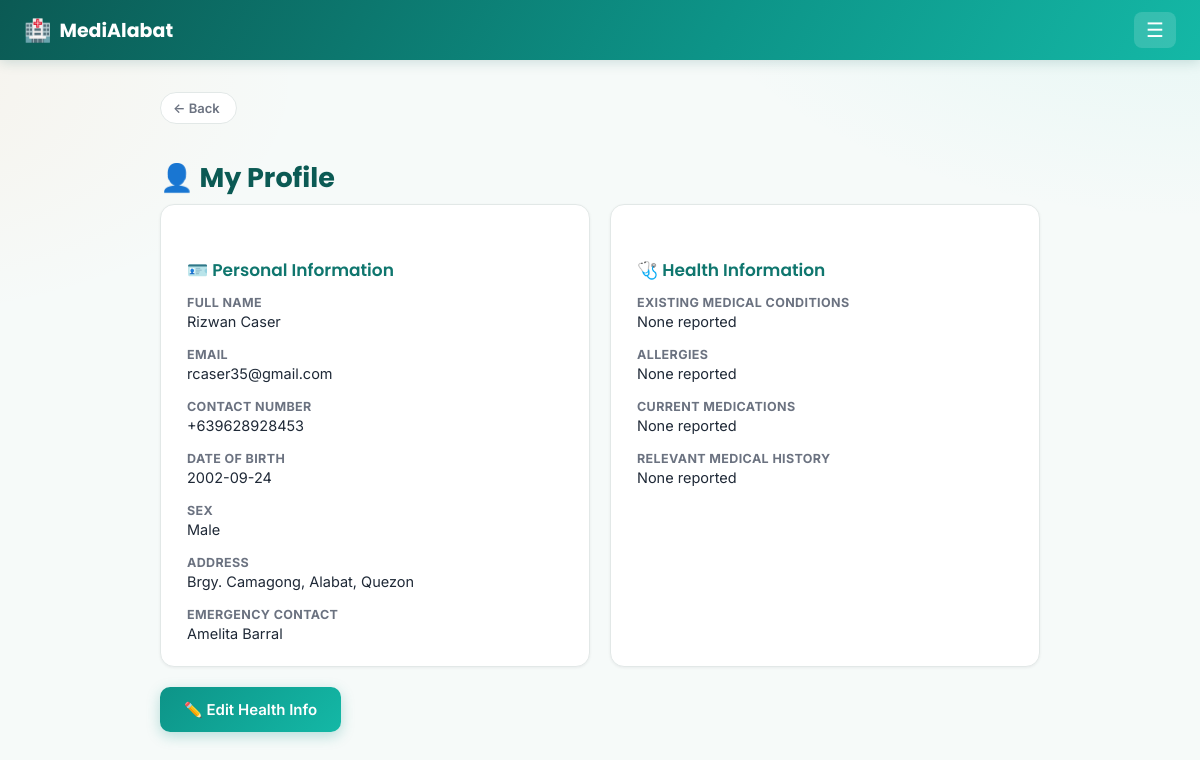
Screenshot of /profile (signed in) with the database file from the repository.
### tables this page shows
CREATE TABLE users (
    id INTEGER PRIMARY KEY AUTOINCREMENT,
    role TEXT NOT NULL CHECK(role IN ('patient', 'staff')),
    full_name TEXT NOT NULL,
    email TEXT UNIQUE NOT NULL,
    password_hash TEXT NOT NULL,
    contact_number TEXT,
    created_at TEXT DEFAULT CURRENT_TIMESTAMP
, first_name TEXT, middle_name TEXT, last_name TEXT, status TEXT NOT NULL DEFAULT 'active', reviewed_by INTEGER, reviewed_at TEXT);

CREATE TABLE patient_profiles (
    user_id INTEGER PRIMARY KEY REFERENCES users(id) ON DELETE CASCADE,
    date_of_birth TEXT,
    address TEXT,
    sex TEXT,
    emergency_contact TEXT,
    existing_conditions TEXT,
    allergies TEXT,
    medications TEXT,
    medical_history TEXT
, emergency_contact_name TEXT, emergency_contact_relation TEXT, emergency_contact_number TEXT);

### app.py (the view)
@app.route("/profile")
@login_required(role="patient")
def patient_profile(user):
    conn = get_db()
    profile = conn.execute(
        "SELECT * FROM patient_profiles WHERE user_id = ?", (user["id"],)
    ).fetchone()
    conn.close()
    return render_template("patient/profile.html", profile=profile)

### app.py (called while the page is built)
def current_user():
    if "user_id" not in session:
        return None
    conn = get_db()
    user = conn.execute("SELECT * FROM users WHERE id = ?", (session["user_id"],)).fetchone()
    conn.close()
    return user

def current_lang():
    return session.get("lang", DEFAULT_LANG)

@app.context_processor
def inject_globals():
    lang = current_lang()
    def fdate(d):
        """'October 8, 2026' / 'Oktubre 8, 2026' — month name follows the active language."""
        return f"{_t('month.' + str(d.month), lang=lang)} {d.day}, {d.year}"
    def fdatetime(value):
        """Format a stored 'YYYY-MM-DD HH:MM' string; returns '' for empty/unparseable values."""
        try:
            dt = datetime.strptime(value, "%Y-%m-%d %H:%M")
        except (TypeError, ValueError):
            return ""
        hour12 = dt.hour % 12 or 12
        return f"{fdate(dt.date())} · {hour12}:{dt.minute:02d} {'AM' if dt.hour < 12 else 'PM'}"
    return {
        "current_user": current_user(),
        "current_lang": lang,
        "t": lambda key, **kwargs: _t(key, lang=lang, **kwargs),
        "fdate": fdate,
        "fdatetime": fdatetime,
    }

def login_required(role=None):
    def decorator(view):
        @functools.wraps(view)
        def wrapped(*args, **kwargs):
            user = current_user()
            if user is None:
                return redirect(url_for("login"))
            if user["role"] == "staff" and user["status"] != "active":
                session.clear()                    # an unapproved / rejected staff account must never get in
                return redirect(url_for("login"))
            if role and user["role"] != role:
                abort(403)
            return view(user, *args, **kwargs)
        return wrapped
    return decorator

### db.py (called while the page is built)
def get_db():
    conn = sqlite3.connect(DB_PATH)
    conn.row_factory = sqlite3.Row
    conn.execute("PRAGMA foreign_keys = ON")
    return conn

### translations.py (called while the page is built)
def t(key, lang="en", **kwargs):
    entry = TRANSLATIONS.get(key)
    if not entry:
        return key
    text = entry.get(lang) or entry.get(DEFAULT_LANG) or key
    if kwargs:
        try:
            text = text.format(**kwargs)
        except (KeyError, IndexError):
            pass
    return text

### templates/patient/profile.html (shortened to what this page needs)
{% extends "base.html" %}
{% block content %}
<h1 class="fade-in">👤 {{ t('profile.title') }}</h1>
<div class="two-col">
    <div class="card fade-in">
        <h2>🪪 {{ t('profile.personal_info') }}</h2>
        <dl class="detail-list">
            <dt>{{ t('auth.full_name') }}</dt><dd>{{ current_user.full_name }}</dd>
            <dt>{{ t('auth.email_only') }}</dt><dd>{{ current_user.email }}</dd>
            <dt>{{ t('auth.contact_number') }}</dt><dd>{{ current_user.contact_number }}</dd>
            <dt>{{ t('auth.dob') }}</dt><dd>{{ profile.date_of_birth }}</dd>
            <dt>{{ t('auth.sex') }}</dt><dd>{{ profile.sex }}</dd>
            <dt>{{ t('auth.address') }}</dt><dd>{{ profile.address }}</dd>
            {% if profile.emergency_contact_name or profile.emergency_contact_relation or profile.emergency_contact_number %}
            <dt>{{ t('profile.emergency_contact_name') }}</dt><dd>{{ profile.emergency_contact_name or t('profile.none_reported') }}</dd>
            <dt>{{ t('profile.emergency_contact_relation') }}</dt><dd>{{ profile.emergency_contact_relation or t('profile.none_reported') }}</dd>
            <dt>{{ t('profile.emergency_contact_number') }}</dt><dd>{{ profile.emergency_contact_number or t('profile.none_reported') }}</dd>
            {% else %}
            <dt>{{ t('profile.emergency_contact') }}</dt><dd>{{ profile.emergency_contact or t('profile.none_reported') }}</dd>
            {% endif %}
        </dl>
    </div>
    <div class="card fade-in">
        <h2>🩺 {{ t('profile.health_info') }}</h2>
        <dl class="detail-list">
            <dt>{{ t('profile.existing_conditions') }}</dt><dd>{{ profile.existing_conditions or t('profile.none_reported') }}</dd>
            <dt>{{ t('profile.allergies') }}</dt><dd>{{ profile.allergies or t('profile.none_reported') }}</dd>
            <dt>{{ t('profile.medications') }}</dt><dd>{{ profile.medications or t('profile.none_reported') }}</dd>
            <dt>{{ t('profile.medical_history') }}</dt><dd>{{ profile.medical_history or t('profile.none_reported') }}</dd>
        </dl>
    </div>
</div>
<a href="{{ url_for('patient_profile_edit') }}" class="btn-primary">✏️ {{ t('profile.edit_btn') }}</a>
{% endblock %}

### static/style.css (style rules this page uses)
:root { --primary: #0d9488; --primary-dark: #0f766e; --primary-darker: #0b5a54; --accent: #2dd4bf; --accent-warm: #fb923c; --bg: #f6faf9; --card-bg: #ffffff; --text: #1f2937; --muted: #6b7280; --danger: #dc2626; --border: #e2e8e7; --radius: 14px; --radius-lg: 20px; --shadow-sm: 0 1px 3px rgba(15, 23, 42, 0.06); --shadow-md: 0 8px 24px rgba(13, 148, 136, 0.10); --shadow-lg: 0 16px 40px rgba(13, 148, 136, 0.16); --heading: var(--primary-darker); --subheading: var(--primary-dark); --input-bg: #fbfdfd; --surface-faint: #edf2f1; --control-bg: #ffffff; --hero-gradient: linear-gradient(135deg, #0d9488 0%, #14b8a6 50%, #2dd4bf 100%); --nav-gradient: linear-gradient(120deg, #0b5a54, #0d9488 60%, #14b8a6); --btn-gradient: linear-gradient(135deg, #0d9488, #14b8a6); --btn-shadow: rgba(13, 148, 136, 0.28); --solid: #0d9488; --tint: #ecfdf9; --tint-strong: #d1fae5; --text-on-tint: #0b5a54; --ai-card-bg: linear-gradient(135deg, #ecfdf9, #fff7ed); --danger-tint: #fef2f2; --warn-tint: #fff7ed; --chip-pending-bg: #fef3c7; --chip-pending-fg: #92400e; --chip-approved-bg: #d1fae5; --chip-approved-fg: #065f46; --chip-resched-bg: #fed7aa; --chip-resched-fg: #9a3412; --flash-ok-bg: #d1fae5; --flash-ok-fg: #065f46; --flash-err-bg: #fee2e2; --flash-err-fg: #991b1b; --slot-open-fg: #065f46; --slot-blocked-bg: #fef2f2; --slot-blocked-border: #fecaca; --slot-blocked-fg: #991b1b; --slot-approved-bg: #ecfdf9; --sun: #dc2626; --sat: #2563eb; --am-bg: #fff7ed; --am-border: #fed7aa; --am-fg: #9a3412; --am-label: #b45309; --pm-bg: #eef2ff; --pm-border: #c7d2fe; --pm-fg: #3730a3; --pm-label: #4338ca; color-scheme: light; }
* { box-sizing: border-box; overflow-wrap: break-word; }
body { margin: 0; font-family: 'Inter', system-ui, -apple-system, sans-serif; transition: background-color 0.2s ease, color 0.2s ease; background: radial-gradient(900px 500px at 100% -10%, rgba(45, 212, 191, 0.10), transparent 60%), radial-gradient(700px 400px at -10% 10%, rgba(251, 146, 60, 0.07), transparent 60%), var(--bg); background-attachment: fixed; color: var(--text); -webkit-font-smoothing: antialiased; }
h1, h2, h3, .brand, .brand-lg { font-family: 'Poppins', 'Inter', system-ui, sans-serif; }
a { color: var(--primary); text-decoration: none; transition: color 0.15s ease; }
.fade-in { animation: fadeInUp 0.35s ease both; }
h1 { font-size: 27px; margin-bottom: 6px; font-weight: 700; color: var(--heading); }
h2 { font-size: 17px; margin-top: 30px; margin-bottom: 12px; color: var(--subheading); font-weight: 600; }
.card { background: var(--card-bg); border: 1px solid var(--border); border-radius: var(--radius); padding: 22px 26px; margin-bottom: 20px; box-shadow: var(--shadow-sm); transition: box-shadow 0.2s ease, transform 0.2s ease; }
.btn-primary { background: var(--btn-gradient); color: white; border: none; padding: 13px 24px; border-radius: 10px; font-size: 15px; font-weight: 600; display: inline-block; text-align: center; box-shadow: 0 4px 14px var(--btn-shadow); transition: transform 0.15s ease, box-shadow 0.15s ease; }
.detail-list { display: grid; grid-template-columns: 1fr; row-gap: 3px; margin: 0; }
.detail-list dt { color: var(--muted); font-size: 12.5px; font-weight: 700; text-transform: uppercase; letter-spacing: 0.03em; overflow-wrap: break-word; margin-top: 12px; }
.detail-list dt:first-of-type { margin-top: 0; }
.detail-list dd { margin: 0 0 2px; overflow-wrap: break-word; font-size: 14.5px; }
.two-col { display: grid; grid-template-columns: 1fr 1fr; gap: 20px; }

### rows the page displays
users: full_name "Rizwan Caser", email "rcaser35@gmail.com", contact_number "+639628928453"
patient_profiles: date_of_birth "2002-09-24", sex "Male", address "Brgy. Camagong, Alabat, Quezon", emergency_contact "Amelita Barral", existing_conditions "None reported", allergies "None reported", medications "None reported", medical_history "None reported"

### other values shown
{{ t('nav.back') }} "Back"
{{ t('profile.title') }} "My Profile"
{{ t('profile.personal_info') }} "Personal Information"
{{ t('auth.full_name') }} "FULL NAME"
{{ t('auth.email_only') }} "EMAIL"
{{ t('auth.contact_number') }} "CONTACT NUMBER"
{{ t('auth.dob') }} "DATE OF BIRTH"
{{ t('auth.sex') }} "SEX"
{{ t('auth.address') }} "ADDRESS"
{{ t('profile.emergency_contact') }} "EMERGENCY CONTACT"
{{ t('profile.health_info') }} "Health Information"
{{ t('profile.existing_conditions') }} "EXISTING MEDICAL CONDITIONS"
{{ t('profile.allergies') }} "ALLERGIES"
{{ t('profile.medications') }} "CURRENT MEDICATIONS"
{{ t('profile.medical_history') }} "RELEVANT MEDICAL HISTORY"
